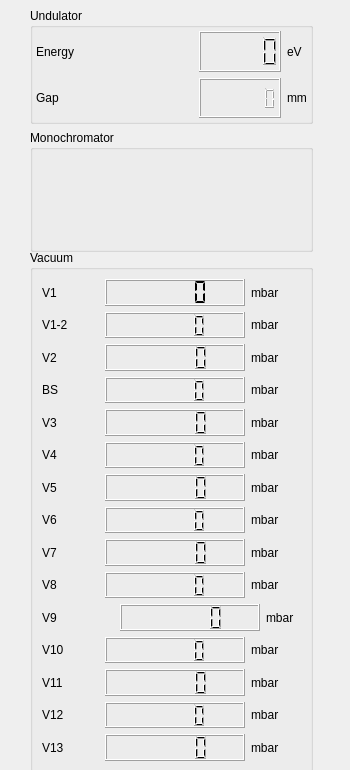
<?xml version="1.0" encoding="UTF-8"?>
<ui version="4.0">
 <class>undulator</class>
 <widget class="QWidget" name="undulator">
  <property name="geometry">
   <rect>
    <x>0</x>
    <y>0</y>
    <width>350</width>
    <height>770</height>
   </rect>
  </property>
  <property name="sizePolicy">
   <sizepolicy hsizetype="Preferred" vsizetype="Preferred">
    <horstretch>0</horstretch>
    <verstretch>0</verstretch>
   </sizepolicy>
  </property>
  <property name="minimumSize">
   <size>
    <width>0</width>
    <height>0</height>
   </size>
  </property>
  <property name="windowTitle">
   <string>Form</string>
  </property>
  <widget class="QGroupBox" name="groupBox">
   <property name="geometry">
    <rect>
     <x>30</x>
     <y>8</y>
     <width>283</width>
     <height>116</height>
    </rect>
   </property>
   <property name="sizePolicy">
    <sizepolicy hsizetype="Preferred" vsizetype="MinimumExpanding">
     <horstretch>0</horstretch>
     <verstretch>0</verstretch>
    </sizepolicy>
   </property>
   <property name="title">
    <string>Undulator</string>
   </property>
   <layout class="QGridLayout" name="_3">
    <property name="leftMargin">
     <number>3</number>
    </property>
    <property name="topMargin">
     <number>3</number>
    </property>
    <property name="rightMargin">
     <number>3</number>
    </property>
    <property name="bottomMargin">
     <number>3</number>
    </property>
    <item row="0" column="0">
     <widget class="QLabel" name="label">
      <property name="text">
       <string>Energy</string>
      </property>
     </widget>
    </item>
    <item row="0" column="1">
     <spacer>
      <property name="orientation">
       <enum>Qt::Horizontal</enum>
      </property>
      <property name="sizeHint" stdset="0">
       <size>
        <width>40</width>
        <height>20</height>
       </size>
      </property>
     </spacer>
    </item>
    <item row="0" column="2">
     <widget class="QCALCDNumber" name="LCDNumber">
      <property name="pv" stdset="0">
       <string>u411pgm1:monoGetEnergy</string>
      </property>
     </widget>
    </item>
    <item row="0" column="3">
     <widget class="QLabel" name="label_2">
      <property name="text">
       <string>eV</string>
      </property>
     </widget>
    </item>
    <item row="1" column="0">
     <widget class="QLabel" name="label_3">
      <property name="text">
       <string>Gap</string>
      </property>
     </widget>
    </item>
    <item row="1" column="1">
     <spacer>
      <property name="orientation">
       <enum>Qt::Horizontal</enum>
      </property>
      <property name="sizeHint" stdset="0">
       <size>
        <width>40</width>
        <height>20</height>
       </size>
      </property>
     </spacer>
    </item>
    <item row="1" column="2">
     <widget class="QCALCDNumber" name="LCDNumber_2">
      <property name="digitCount">
       <number>7</number>
      </property>
      <property name="pv" stdset="0">
       <string>U41IT3R:BasePmGap.A</string>
      </property>
     </widget>
    </item>
    <item row="1" column="3">
     <widget class="QLabel" name="label_4">
      <property name="text">
       <string>mm</string>
      </property>
     </widget>
    </item>
   </layout>
  </widget>
  <widget class="QGroupBox" name="groupBox_3">
   <property name="geometry">
    <rect>
     <x>30</x>
     <y>250</y>
     <width>283</width>
     <height>523</height>
    </rect>
   </property>
   <property name="sizePolicy">
    <sizepolicy hsizetype="Preferred" vsizetype="MinimumExpanding">
     <horstretch>0</horstretch>
     <verstretch>0</verstretch>
    </sizepolicy>
   </property>
   <property name="title">
    <string>Vacuum</string>
   </property>
   <layout class="QVBoxLayout" name="verticalLayout">
    <item>
     <layout class="QHBoxLayout" name="horizontalLayout">
      <item>
       <widget class="QLabel" name="label_11">
        <property name="minimumSize">
         <size>
          <width>22</width>
          <height>0</height>
         </size>
        </property>
        <property name="text">
         <string>V1</string>
        </property>
       </widget>
      </item>
      <item>
       <widget class="QCALed" name="LedV1" native="true">
        <property name="sizePolicy">
         <sizepolicy hsizetype="Fixed" vsizetype="Fixed">
          <horstretch>0</horstretch>
          <verstretch>0</verstretch>
         </sizepolicy>
        </property>
        <property name="pv" stdset="0">
         <string>V01V01U006L:Opened</string>
        </property>
       </widget>
      </item>
      <item>
       <widget class="QCALCDNumber" name="QCALCDNumberX">
        <property name="minimumSize">
         <size>
          <width>140</width>
          <height>24</height>
         </size>
        </property>
        <property name="segmentStyle">
         <enum>QLCDNumber::Flat</enum>
        </property>
        <property name="pv" stdset="0">
         <string>GPNT01V01U006L:Pressure</string>
        </property>
       </widget>
      </item>
      <item>
       <widget class="QLabel" name="label_14">
        <property name="text">
         <string>mbar</string>
        </property>
       </widget>
      </item>
     </layout>
    </item>
    <item>
     <layout class="QHBoxLayout" name="horizontalLayout_2">
      <item>
       <widget class="QLabel" name="label_38">
        <property name="minimumSize">
         <size>
          <width>22</width>
          <height>0</height>
         </size>
        </property>
        <property name="text">
         <string>V1-2</string>
        </property>
       </widget>
      </item>
      <item>
       <widget class="QCALed" name="LedV1_2" native="true">
        <property name="sizePolicy">
         <sizepolicy hsizetype="Fixed" vsizetype="Fixed">
          <horstretch>0</horstretch>
          <verstretch>0</verstretch>
         </sizepolicy>
        </property>
        <property name="pv" stdset="0">
         <string>V02V01U006L:Opened</string>
        </property>
       </widget>
      </item>
      <item>
       <widget class="QCALCDNumber" name="QCALCDNumber_12">
        <property name="minimumSize">
         <size>
          <width>140</width>
          <height>24</height>
         </size>
        </property>
        <property name="pv" stdset="0">
         <string>GPNT01-02V01U006L:Pressure</string>
        </property>
       </widget>
      </item>
      <item>
       <widget class="QLabel" name="label_37">
        <property name="text">
         <string>mbar</string>
        </property>
       </widget>
      </item>
     </layout>
    </item>
    <item>
     <layout class="QHBoxLayout" name="horizontalLayout_3">
      <item>
       <widget class="QLabel" name="label_12">
        <property name="minimumSize">
         <size>
          <width>22</width>
          <height>0</height>
         </size>
        </property>
        <property name="text">
         <string>V2</string>
        </property>
       </widget>
      </item>
      <item>
       <widget class="QCALed" name="LedV2" native="true">
        <property name="sizePolicy">
         <sizepolicy hsizetype="Fixed" vsizetype="Fixed">
          <horstretch>0</horstretch>
          <verstretch>0</verstretch>
         </sizepolicy>
        </property>
        <property name="pv" stdset="0">
         <string>V02V01U006L:Opened</string>
        </property>
       </widget>
      </item>
      <item>
       <widget class="QCALCDNumber" name="QCALCDNumber_2">
        <property name="minimumSize">
         <size>
          <width>140</width>
          <height>24</height>
         </size>
        </property>
        <property name="pv" stdset="0">
         <string>GPNT02V01U006L:Pressure</string>
        </property>
       </widget>
      </item>
      <item>
       <widget class="QLabel" name="label_15">
        <property name="text">
         <string>mbar</string>
        </property>
       </widget>
      </item>
     </layout>
    </item>
    <item>
     <layout class="QHBoxLayout" name="horizontalLayout_4">
      <item>
       <widget class="QLabel" name="label_24">
        <property name="text">
         <string>BS</string>
        </property>
       </widget>
      </item>
      <item>
       <widget class="QCALed" name="LedV12_3" native="true">
        <property name="sizePolicy">
         <sizepolicy hsizetype="Fixed" vsizetype="Fixed">
          <horstretch>0</horstretch>
          <verstretch>0</verstretch>
         </sizepolicy>
        </property>
        <property name="pv" stdset="0">
         <string>BSR01U006L:Opened</string>
        </property>
       </widget>
      </item>
      <item>
       <widget class="QCALCDNumber" name="QCALCDNumber_11">
        <property name="minimumSize">
         <size>
          <width>140</width>
          <height>24</height>
         </size>
        </property>
        <property name="pv" stdset="0">
         <string>MR02V01U006L:Pressure</string>
        </property>
       </widget>
      </item>
      <item>
       <widget class="QLabel" name="label_36">
        <property name="text">
         <string>mbar</string>
        </property>
       </widget>
      </item>
     </layout>
    </item>
    <item>
     <layout class="QHBoxLayout" name="horizontalLayout_5">
      <item>
       <widget class="QLabel" name="label_13">
        <property name="minimumSize">
         <size>
          <width>22</width>
          <height>0</height>
         </size>
        </property>
        <property name="text">
         <string>V3</string>
        </property>
       </widget>
      </item>
      <item>
       <widget class="QCALed" name="LedV3" native="true">
        <property name="sizePolicy">
         <sizepolicy hsizetype="Fixed" vsizetype="Fixed">
          <horstretch>0</horstretch>
          <verstretch>0</verstretch>
         </sizepolicy>
        </property>
        <property name="pv" stdset="0">
         <string>V03V01U006L:Opened</string>
        </property>
       </widget>
      </item>
      <item>
       <widget class="QCALCDNumber" name="QCALCDNumber_3">
        <property name="minimumSize">
         <size>
          <width>140</width>
          <height>24</height>
         </size>
        </property>
        <property name="pv" stdset="0">
         <string>GPNT03V01U106L:Pressure</string>
        </property>
       </widget>
      </item>
      <item>
       <widget class="QLabel" name="label_16">
        <property name="text">
         <string>mbar</string>
        </property>
       </widget>
      </item>
     </layout>
    </item>
    <item>
     <layout class="QHBoxLayout" name="horizontalLayout_6">
      <item>
       <widget class="QLabel" name="label_17">
        <property name="minimumSize">
         <size>
          <width>22</width>
          <height>0</height>
         </size>
        </property>
        <property name="text">
         <string>V4</string>
        </property>
       </widget>
      </item>
      <item>
       <widget class="QCALed" name="LedV4" native="true">
        <property name="sizePolicy">
         <sizepolicy hsizetype="Fixed" vsizetype="Fixed">
          <horstretch>0</horstretch>
          <verstretch>0</verstretch>
         </sizepolicy>
        </property>
        <property name="pv" stdset="0">
         <string>V04V01U106L:Opened</string>
        </property>
       </widget>
      </item>
      <item>
       <widget class="QCALCDNumber" name="QCALCDNumber_4">
        <property name="minimumSize">
         <size>
          <width>140</width>
          <height>24</height>
         </size>
        </property>
        <property name="pv" stdset="0">
         <string>GPNT04V01U106L:Pressure</string>
        </property>
       </widget>
      </item>
      <item>
       <widget class="QLabel" name="label_23">
        <property name="text">
         <string>mbar</string>
        </property>
       </widget>
      </item>
     </layout>
    </item>
    <item>
     <layout class="QHBoxLayout" name="horizontalLayout_7">
      <item>
       <widget class="QLabel" name="label_18">
        <property name="minimumSize">
         <size>
          <width>22</width>
          <height>0</height>
         </size>
        </property>
        <property name="text">
         <string>V5</string>
        </property>
       </widget>
      </item>
      <item>
       <widget class="QCALed" name="LedV5" native="true">
        <property name="sizePolicy">
         <sizepolicy hsizetype="Fixed" vsizetype="Fixed">
          <horstretch>0</horstretch>
          <verstretch>0</verstretch>
         </sizepolicy>
        </property>
        <property name="pv" stdset="0">
         <string>V05V01U106L:Opened</string>
        </property>
       </widget>
      </item>
      <item>
       <widget class="QCALCDNumber" name="QCALCDNumber_5">
        <property name="minimumSize">
         <size>
          <width>140</width>
          <height>24</height>
         </size>
        </property>
        <property name="pv" stdset="0">
         <string>GPNT05V01U106L:Pressure</string>
        </property>
       </widget>
      </item>
      <item>
       <widget class="QLabel" name="label_25">
        <property name="text">
         <string>mbar</string>
        </property>
       </widget>
      </item>
     </layout>
    </item>
    <item>
     <layout class="QHBoxLayout" name="horizontalLayout_8">
      <item>
       <widget class="QLabel" name="label_19">
        <property name="minimumSize">
         <size>
          <width>22</width>
          <height>0</height>
         </size>
        </property>
        <property name="text">
         <string>V6</string>
        </property>
       </widget>
      </item>
      <item>
       <widget class="QCALed" name="LedV6" native="true">
        <property name="sizePolicy">
         <sizepolicy hsizetype="Fixed" vsizetype="Fixed">
          <horstretch>0</horstretch>
          <verstretch>0</verstretch>
         </sizepolicy>
        </property>
        <property name="pv" stdset="0">
         <string>V06V01U106L:Opened</string>
        </property>
       </widget>
      </item>
      <item>
       <widget class="QCALCDNumber" name="QCALCDNumber_6">
        <property name="minimumSize">
         <size>
          <width>140</width>
          <height>24</height>
         </size>
        </property>
        <property name="pv" stdset="0">
         <string>GPNT06V01U106L:Pressure</string>
        </property>
       </widget>
      </item>
      <item>
       <widget class="QLabel" name="label_26">
        <property name="text">
         <string>mbar</string>
        </property>
       </widget>
      </item>
     </layout>
    </item>
    <item>
     <layout class="QHBoxLayout" name="horizontalLayout_9">
      <item>
       <widget class="QLabel" name="label_20">
        <property name="minimumSize">
         <size>
          <width>22</width>
          <height>0</height>
         </size>
        </property>
        <property name="text">
         <string>V7</string>
        </property>
       </widget>
      </item>
      <item>
       <widget class="QCALed" name="LedV7" native="true">
        <property name="sizePolicy">
         <sizepolicy hsizetype="Fixed" vsizetype="Fixed">
          <horstretch>0</horstretch>
          <verstretch>0</verstretch>
         </sizepolicy>
        </property>
        <property name="pv" stdset="0">
         <string>V07V01U306L:Opened</string>
        </property>
       </widget>
      </item>
      <item>
       <widget class="QCALCDNumber" name="QCALCDNumber_7">
        <property name="minimumSize">
         <size>
          <width>140</width>
          <height>24</height>
         </size>
        </property>
        <property name="pv" stdset="0">
         <string>GPNT07V01U306L:Pressure</string>
        </property>
       </widget>
      </item>
      <item>
       <widget class="QLabel" name="label_27">
        <property name="text">
         <string>mbar</string>
        </property>
       </widget>
      </item>
     </layout>
    </item>
    <item>
     <layout class="QHBoxLayout" name="horizontalLayout_10">
      <item>
       <widget class="QLabel" name="label_21">
        <property name="minimumSize">
         <size>
          <width>22</width>
          <height>0</height>
         </size>
        </property>
        <property name="text">
         <string>V8</string>
        </property>
       </widget>
      </item>
      <item>
       <widget class="QCALed" name="LedV8" native="true">
        <property name="sizePolicy">
         <sizepolicy hsizetype="Fixed" vsizetype="Fixed">
          <horstretch>0</horstretch>
          <verstretch>0</verstretch>
         </sizepolicy>
        </property>
        <property name="pv" stdset="0">
         <string>V08V01U306L:Opened</string>
        </property>
       </widget>
      </item>
      <item>
       <widget class="QCALCDNumber" name="QCALCDNumber_8">
        <property name="minimumSize">
         <size>
          <width>140</width>
          <height>24</height>
         </size>
        </property>
        <property name="pv" stdset="0">
         <string>GPNT08V01U306L:Pressure</string>
        </property>
       </widget>
      </item>
      <item>
       <widget class="QLabel" name="label_28">
        <property name="text">
         <string>mbar</string>
        </property>
       </widget>
      </item>
     </layout>
    </item>
    <item>
     <layout class="QHBoxLayout" name="horizontalLayout_18">
      <item>
       <widget class="QLabel" name="label_40">
        <property name="minimumSize">
         <size>
          <width>30</width>
          <height>0</height>
         </size>
        </property>
        <property name="text">
         <string>V9</string>
        </property>
       </widget>
      </item>
      <item>
       <spacer name="horizontalSpacer">
        <property name="orientation">
         <enum>Qt::Horizontal</enum>
        </property>
        <property name="sizeType">
         <enum>QSizePolicy::Minimum</enum>
        </property>
        <property name="sizeHint" stdset="0">
         <size>
          <width>37</width>
          <height>20</height>
         </size>
        </property>
       </spacer>
      </item>
      <item>
       <widget class="QCALCDNumber" name="QCALCDNumber_13">
        <property name="minimumSize">
         <size>
          <width>140</width>
          <height>24</height>
         </size>
        </property>
        <property name="pv" stdset="0">
         <string>MR09V01U306L:Pressure</string>
        </property>
       </widget>
      </item>
      <item>
       <widget class="QLabel" name="label_41">
        <property name="text">
         <string>mbar</string>
        </property>
       </widget>
      </item>
     </layout>
    </item>
    <item>
     <layout class="QHBoxLayout" name="horizontalLayout_14">
      <item>
       <widget class="QLabel" name="label_32">
        <property name="minimumSize">
         <size>
          <width>30</width>
          <height>0</height>
         </size>
        </property>
        <property name="text">
         <string>V10</string>
        </property>
       </widget>
      </item>
      <item>
       <widget class="QCALed" name="LedV11_5" native="true">
        <property name="sizePolicy">
         <sizepolicy hsizetype="Fixed" vsizetype="Fixed">
          <horstretch>0</horstretch>
          <verstretch>0</verstretch>
         </sizepolicy>
        </property>
        <property name="pv" stdset="0">
         <string>V10V01U306L:Opened</string>
        </property>
       </widget>
      </item>
      <item>
       <widget class="QCALCDNumber" name="QCALCDNumber_17">
        <property name="minimumSize">
         <size>
          <width>140</width>
          <height>24</height>
         </size>
        </property>
        <property name="pv" stdset="0">
         <string>GPNT10V01U306L:Pressure</string>
        </property>
       </widget>
      </item>
      <item>
       <widget class="QLabel" name="label_35">
        <property name="text">
         <string>mbar</string>
        </property>
       </widget>
      </item>
     </layout>
    </item>
    <item>
     <layout class="QHBoxLayout" name="horizontalLayout_13">
      <item>
       <widget class="QLabel" name="label_31">
        <property name="minimumSize">
         <size>
          <width>30</width>
          <height>0</height>
         </size>
        </property>
        <property name="text">
         <string>V11</string>
        </property>
       </widget>
      </item>
      <item>
       <widget class="QCALed" name="LedV11" native="true">
        <property name="sizePolicy">
         <sizepolicy hsizetype="Fixed" vsizetype="Fixed">
          <horstretch>0</horstretch>
          <verstretch>0</verstretch>
         </sizepolicy>
        </property>
        <property name="pv" stdset="0">
         <string>V11V01U306L:Opened</string>
        </property>
       </widget>
      </item>
      <item>
       <widget class="QCALCDNumber" name="QCALCDNumber_10">
        <property name="minimumSize">
         <size>
          <width>140</width>
          <height>24</height>
         </size>
        </property>
        <property name="pv" stdset="0">
         <string>MR11-01V01U306L:Pressure</string>
        </property>
       </widget>
      </item>
      <item>
       <widget class="QLabel" name="label_34">
        <property name="text">
         <string>mbar</string>
        </property>
       </widget>
      </item>
     </layout>
    </item>
    <item>
     <layout class="QHBoxLayout" name="horizontalLayout_19">
      <item>
       <widget class="QLabel" name="label_42">
        <property name="minimumSize">
         <size>
          <width>30</width>
          <height>0</height>
         </size>
        </property>
        <property name="text">
         <string>V12</string>
        </property>
       </widget>
      </item>
      <item>
       <widget class="QCALed" name="LedV11_2" native="true">
        <property name="sizePolicy">
         <sizepolicy hsizetype="Fixed" vsizetype="Fixed">
          <horstretch>0</horstretch>
          <verstretch>0</verstretch>
         </sizepolicy>
        </property>
        <property name="pv" stdset="0">
         <string>V12V01U306L:Opened</string>
        </property>
       </widget>
      </item>
      <item>
       <widget class="QCALCDNumber" name="QCALCDNumber_14">
        <property name="minimumSize">
         <size>
          <width>140</width>
          <height>24</height>
         </size>
        </property>
        <property name="pv" stdset="0">
         <string>MR12V01U306L:Pressure</string>
        </property>
       </widget>
      </item>
      <item>
       <widget class="QLabel" name="label_43">
        <property name="text">
         <string>mbar</string>
        </property>
       </widget>
      </item>
     </layout>
    </item>
    <item>
     <layout class="QHBoxLayout" name="horizontalLayout_20">
      <item>
       <widget class="QLabel" name="label_44">
        <property name="minimumSize">
         <size>
          <width>30</width>
          <height>0</height>
         </size>
        </property>
        <property name="text">
         <string>V13</string>
        </property>
       </widget>
      </item>
      <item>
       <widget class="QCALed" name="LedV11_3" native="true">
        <property name="sizePolicy">
         <sizepolicy hsizetype="Fixed" vsizetype="Fixed">
          <horstretch>0</horstretch>
          <verstretch>0</verstretch>
         </sizepolicy>
        </property>
        <property name="pv" stdset="0">
         <string>V13V01U306L:Opened</string>
        </property>
       </widget>
      </item>
      <item>
       <widget class="QCALCDNumber" name="QCALCDNumber_15">
        <property name="minimumSize">
         <size>
          <width>140</width>
          <height>24</height>
         </size>
        </property>
        <property name="digitCount">
         <number>5</number>
        </property>
        <property name="pv" stdset="0">
         <string>MR13V01U306L:Pressure</string>
        </property>
       </widget>
      </item>
      <item>
       <widget class="QLabel" name="label_45">
        <property name="text">
         <string>mbar</string>
        </property>
       </widget>
      </item>
     </layout>
    </item>
    <item>
     <layout class="QHBoxLayout" name="horizontalLayout_21"/>
    </item>
   </layout>
  </widget>
  <widget class="QGroupBox" name="groupBox_2">
   <property name="geometry">
    <rect>
     <x>30</x>
     <y>130</y>
     <width>283</width>
     <height>122</height>
    </rect>
   </property>
   <property name="sizePolicy">
    <sizepolicy hsizetype="Preferred" vsizetype="MinimumExpanding">
     <horstretch>0</horstretch>
     <verstretch>0</verstretch>
    </sizepolicy>
   </property>
   <property name="title">
    <string>Monochromator</string>
   </property>
   <layout class="QVBoxLayout" name="verticalLayout_2">
    <property name="leftMargin">
     <number>3</number>
    </property>
    <property name="topMargin">
     <number>3</number>
    </property>
    <property name="rightMargin">
     <number>3</number>
    </property>
    <property name="bottomMargin">
     <number>3</number>
    </property>
    <item>
     <widget class="QCAAxis" name="energyAxis" native="true">
      <property name="minimumSize">
       <size>
        <width>100</width>
        <height>10</height>
       </size>
      </property>
      <property name="description" stdset="0">
       <string>Energy</string>
      </property>
      <property name="pvReadback" stdset="0">
       <string>u411pgm1:monoGetEnergy</string>
      </property>
      <property name="units" stdset="0">
       <string>eV</string>
      </property>
      <property name="pv" stdset="0">
       <string>u411pgm1:monoSetEnergy</string>
      </property>
     </widget>
    </item>
    <item>
     <widget class="QCAAxis" name="slitAxis" native="true">
      <property name="minimumSize">
       <size>
        <width>100</width>
        <height>10</height>
       </size>
      </property>
      <property name="description" stdset="0">
       <string>Ext Slit</string>
      </property>
      <property name="pvReadback" stdset="0">
       <string>u411pgm1:ES_0_SW</string>
      </property>
      <property name="units" stdset="0">
       <string>µm</string>
      </property>
      <property name="pv" stdset="0">
       <string>u411pgm1:ES_0_SetSW</string>
      </property>
     </widget>
    </item>
    <item>
     <widget class="QCAAxis" name="cffAxis" native="true">
      <property name="minimumSize">
       <size>
        <width>100</width>
        <height>10</height>
       </size>
      </property>
      <property name="description" stdset="0">
       <string>CFF Value</string>
      </property>
      <property name="pvReadback" stdset="0">
       <string>u411pgm1:cff</string>
      </property>
      <property name="units" stdset="0">
       <string/>
      </property>
      <property name="pv" stdset="0">
       <string>u411pgm1:SetCff</string>
      </property>
     </widget>
    </item>
   </layout>
  </widget>
 </widget>
 <customwidgets>
  <customwidget>
   <class>QCALCDNumber</class>
   <extends>QLCDNumber</extends>
   <header>qcalcdnumber.h</header>
  </customwidget>
  <customwidget>
   <class>QCALed</class>
   <extends>QWidget</extends>
   <header>qcaled.h</header>
  </customwidget>
  <customwidget>
   <class>QCAAxis</class>
   <extends>QWidget</extends>
   <header>qcaaxis.h</header>
  </customwidget>
 </customwidgets>
 <resources/>
 <connections/>
</ui>
